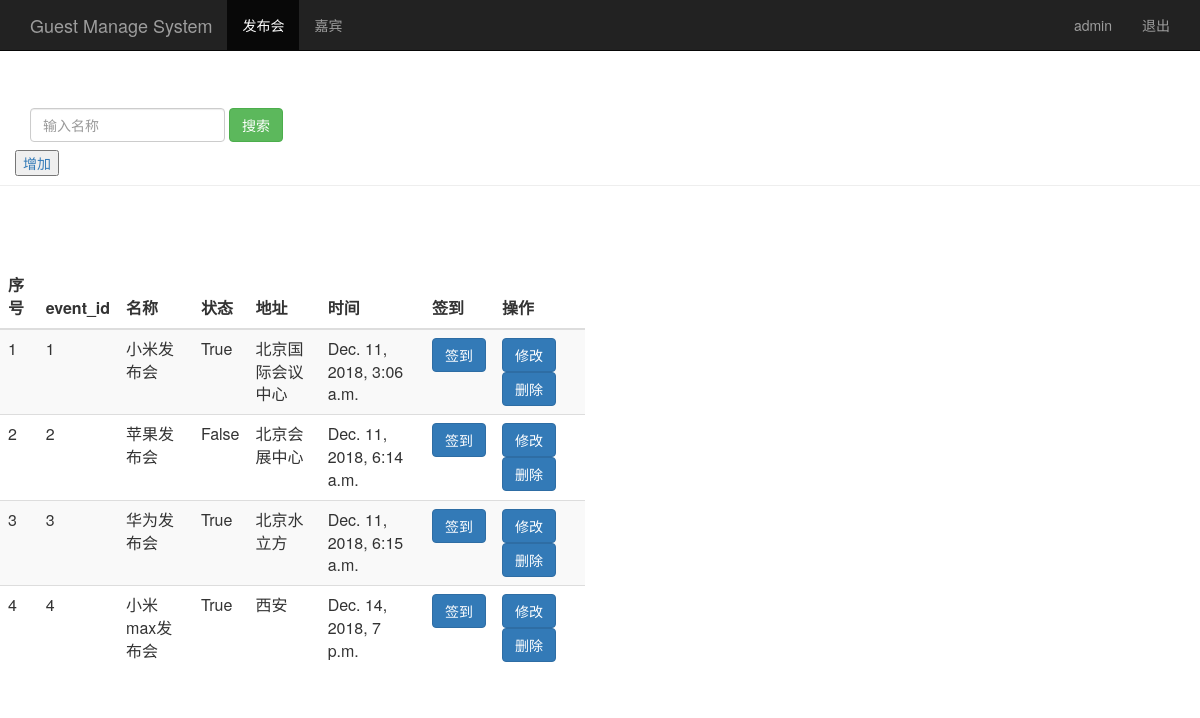
The page /event_manage/ (signed in) on the database as committed earlier.
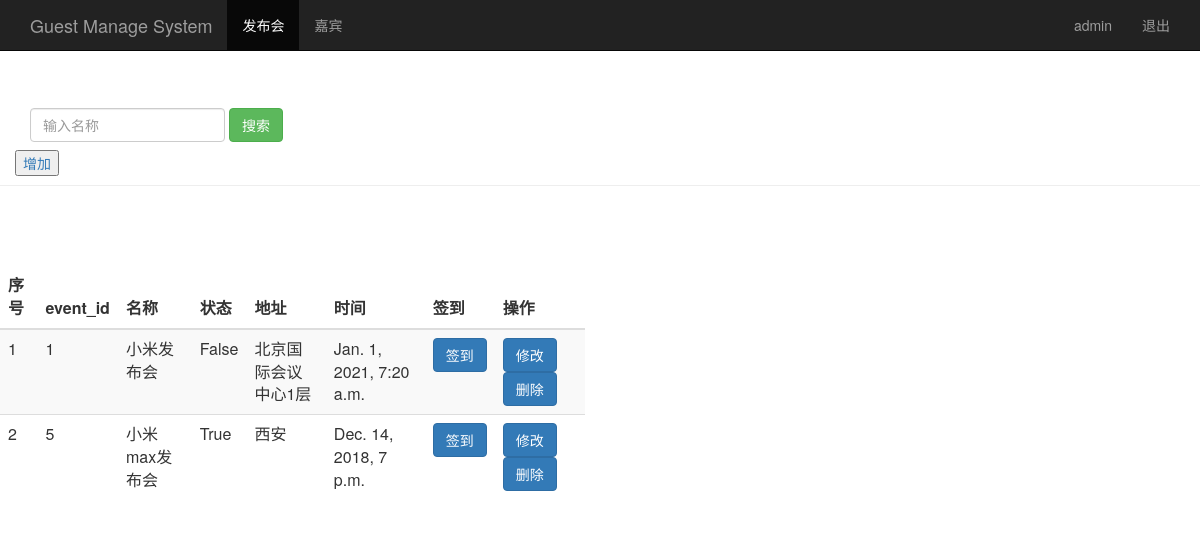
The same page on the database as committed later.
### sign/models.py (models this page shows, shortened)
class Event(models.Model):
    name = models.CharField(max_length=100)
    limit = models.IntegerField()
    status = models.BooleanField()
    address = models.CharField(max_length=200)
    start_time = models.DateTimeField()
    creat_time = models.DateTimeField(auto_now=True)

### sign/views.py (the view)
# urls.py: url(r'^event_manage/$',views.event_manage),
@login_required  # 只能通过登录进到event_manage.html里
def event_manage(request):
    event_list = Event.objects.all()
    username = request.session.get('user','')
    return render(request,'event_manage.html',{'user':username,'event_list':event_list})

### sign/templates/event_manage.html (shortened to what this page needs)
<html lang="zh-CN">
    <head>
        {% load bootstrap3 %}
        {% bootstrap_css %}
    </head>
    <body role="document">
        <nav class="navbar navbar-inverse navbar-fixed-top">
            <div class="container">
                <div class="navbar-header">
                    <a class="navbar-brand" href="/event_manage/">Guest Manage System</a>
                </div>
                <div id="navbar" class="collapse navbar-collapse">
                    <ul class="nav navbar-nav">
                        <li class="active"><a href="/event_manage/">发布会</a></li>
                        <li><a href="/guest_manage/">嘉宾</a></li>
                    </ul>
                    <ul class="nav navbar-nav navbar-right">
                        <li><a href="#">{{user}}</a></li>
                        <li><a href="/logout/">退出</a></li>
                    </ul>
                </div>
            </div>
        </nav>
        <div style="padding-top:60px;" class="page-header">
            <div id="navbar" class="navbar-collapse collapse">
                <form class="navbar-form" method="get" action="/search_name/">
                    <div class="form-group">
                            <input name="name" type="text" placeholder="输入名称" class="form-control">
                    </div>
                    <button type="submit" class="btn btn-success">搜索</button>
                </form>
                <button><a href="/add_event/" target="/add_event/_blank">增加</a></button>
            </div>
        </div>
        <div class="row" style="padding-top: 60px;">
            <div class="col-md-6">
                <table class="table table-striped">
                    <thead>
                        <tr>
                            <th>序号</th><th>event_id</th><th>名称</th><th>状态</th><th>地址</th><th>时间</th><th>签到</th><th>操作</th>
                        </tr>
                    </thead>
                    <tbody>
                        {% for event in event_list %}
                          <tr>
                              <td>{{ forloop.counter }}</td>
                              <td>{{ event.id }}</td>
                              <td>{{ event.name }}</td>
                              <td>{{ event.status }}</td>
                              <td>{{ event.address }}</td>
                              <td>{{ event.start_time }}</td>
                              <td>
                                  <a href="/sign_index/{{ event.id }}" target="{{ event.id }}_blank"><button class="btn btn-primary">签到</button></a>
                              </td>
                              <td>
                                <a href="/change_event/{{ event.id }}" target="{{ event.id }}_blank"><button class="btn btn-primary">修改</button></a>
                                <a href="/del_event/?id={{ event.id }}" ><button class="btn btn-primary">删除</button></a>
                              </td>
                              {% empty %}
                              <td>暂无发布会内容</td>
                          </tr>
                        {% endfor %}
                    </tbody>
                </table>
            </div>
        </div>
    </body>
</html>

Rows that differ between the two databases and show on the page:
removed Event: id "2", name "苹果发布会", status "False", address "北京会展中心", start_time "Dec. 11, 2018, 6:14 a.m."
removed Event: id "3", name "华为发布会", status "True", address "北京水立方", start_time "Dec. 11, 2018, 6:15 a.m."
removed Event: id "4", name "小米max发布会", status "True", address "西安", start_time "Dec. 14, 2018, 7 p.m."
changed Event "小米发布会": status "True" → "False"; address "北京国际会议中心" → "北京国际会议中心1层"; start_time "Dec. 11, 2018, 3:06 a.m." → "Jan. 1, 2021, 7:20 a.m."
added Event: id "5", name "小米max发布会", status "True", address "西安", start_time "Dec. 14, 2018, 7 p.m."
